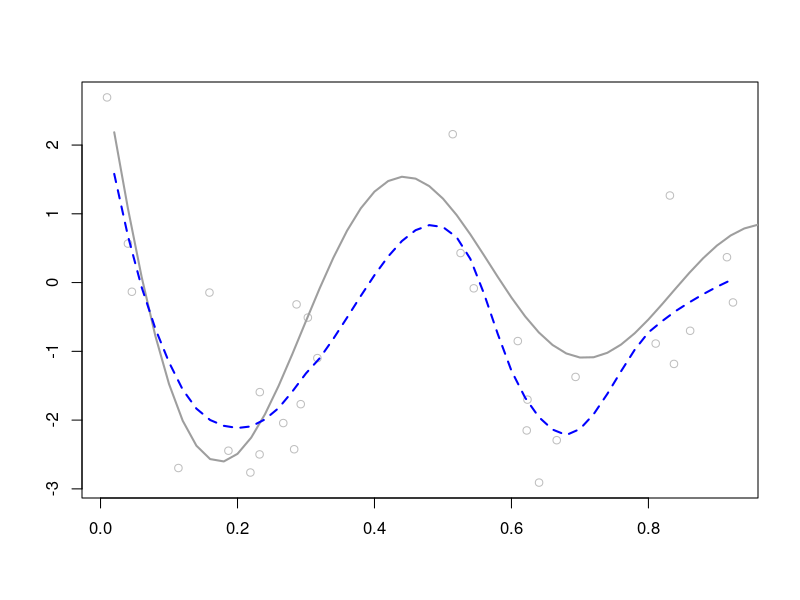

This figure's R source:
## ---- chunk 1
knitr::opts_chunk$set(echo = TRUE)
## ---- chunk 2
lo.lev = function(x1, sp){
  n = length(x1);
  lev = rep(0, n)

  Q = diag(n)
  
  for (i in 1:n) {
    y_ = Q[,i]
    df_ = data.frame(x = x1, y = y_)
    temp_model = loess(y ~ x, data = df_, span = sp,
                        control=loess.control(surface = "direct"))
    lev[i] = fitted.values(temp_model)[i]
  }
  
  return(lev)
}

onestep_CV = function(x1, y1, sp){

  n = length(x1)
  Loess_model = loess(y1 ~ x1, span = sp,
                       control=loess.control(surface = "direct"))
  
  res = residuals(Loess_model)
  
  # Call lo.lev to obtain the diagonal entries of S
  
  S = lo.lev(x1, sp)
  
  # Compute LOO-CV and GCV 
  
  cv = sum((res/(1-S))^2)/n
  gcv = sum(res^2) / (n*(1-(sum(S)/n))^2)
  

  return(list(cv = cv, gcv = gcv))
}

myCV = function(x1, y1, span){

  m = length(span)
  
  cv = rep(0, m)
  gcv = rep(0, m)
  
  for(i in 1:m){
  
    tmp = onestep_CV(x1, y1, span[i])
    cv[i] = tmp$cv
    gcv[i] = tmp$gcv
    
  }
  return(list(cv = cv, gcv = gcv))
}

## ---- chunk 3
mydata = read.csv(file = "Coding3_Data.csv")
## ---- chunk 4
dim(mydata)
## ---- chunk 5
span1 = seq(from = 0.2, by = 0.05, length = 15 )
cv.out = myCV(mydata$x, mydata$y, span1)

## ---- chunk 6
myout = data.frame(CV = cv.out$cv, 
                   GCV = cv.out$gcv, 
                   span = span1)
myout
## ---- chunk 7
myout$span[myout$GCV == min(myout$GCV)]
## ---- chunk 8
myout$span[myout$CV == min(myout$CV)]
## ---- chunk 9
spangcv.min = 0.5
plot(mydata$x, mydata$y, xlab="", ylab="", col="gray");
fx = 1:50/50;
fy = sin(12*(fx+0.2))/(fx+0.2)
lines(fx, fy, col=8, lwd=2);

f = loess(y ~ x, mydata, span = spangcv.min)
lines(fx, predict(f, data.frame(x = fx), surface = "direct"), 
      lty=2, lwd=2, col="blue")
